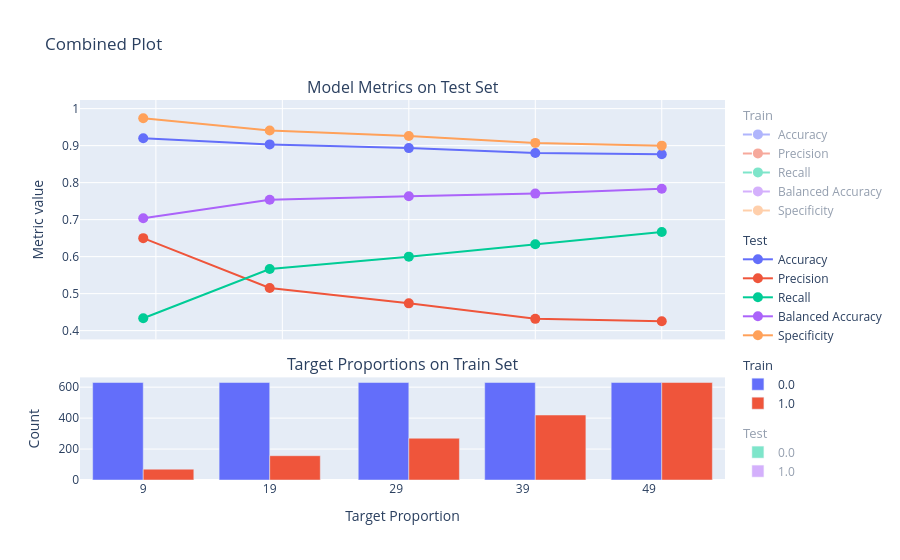

Here is the notebook cell this chart was saved with:
### Code cell
import plotly.colors as pcolors


def foo(metrics_df, test_balances_df, train_balances_df):

    line_plot_title = 'Model Metrics on Test Set'
    bar_plot_title = 'Target Proportions on Train Set'

    colors = pcolors.qualitative.Plotly

    # Prepare the data
    metrics_df_test = (metrics_df[metrics_df.index.str.contains('Test')]
        [metric_name_list + ['Target proportion']]
        .melt(id_vars=['Target proportion'])
    )
    metrics_df_train = (metrics_df[metrics_df.index.str.contains('Train')]
        [metric_name_list + ['Target proportion']]
        .melt(id_vars=['Target proportion'])
    )


    fig = make_subplots(
        rows=2, cols=1,
        shared_xaxes=True,
        vertical_spacing=0.1,
        subplot_titles=(line_plot_title, bar_plot_title),
        row_heights=[0.7, 0.3]
    )

    # --- Line plot (Train) ---
    line_fig = go.Figure()
    for i, variable in enumerate(metrics_df_train['variable'].unique()):
        line_fig.add_trace(go.Scatter(
            x=metrics_df_train[metrics_df_train['variable'] == variable]['Target proportion'],
            y=metrics_df_train[metrics_df_train['variable'] == variable]['value'],
            mode='lines+markers',
            marker=dict(color=colors[i], size=10),
            line=dict(dash='dash'),
            name=variable,
            legendgroup="group_line_1",
            legendgrouptitle_text="Train",
            visible='legendonly',
        ))

    for trace in line_fig.data:
        fig.add_trace(trace, row=1, col=1)

    # --- Line plot (Test)  ---
    line_fig = go.Figure()
    for i, variable in enumerate(metrics_df_test['variable'].unique()):
        line_fig.add_trace(go.Scatter(
            x=metrics_df_test[metrics_df_test['variable'] == variable]['Target proportion'],
            y=metrics_df_test[metrics_df_test['variable'] == variable]['value'],
            mode='lines+markers',
            marker=dict(color=colors[i], size=10),
            name=variable,
            legendgroup="group_line_2",
            legendgrouptitle_text="Test",
            
        ))

    for trace in line_fig.data:
        fig.add_trace(trace, row=1, col=1)

    # --- Bar plot ---
    bar_train_fig = go.Figure()
    for i, target_ in enumerate(train_balances_df['target'].unique()):
        bar_train_fig.add_trace(go.Bar(
            x=train_balances_df[train_balances_df['target'] == target_]['Target proportion'],
            y=train_balances_df[train_balances_df['target'] == target_]['count'],
            name=target_,
            # marker_color=colors[i],
            legendgroup="group_bar_1",
            legendgrouptitle_text="Train",
        
            # name="Train",
            # marker=dict(line=dict(width=0))  # Equivalent to errorbar=None
        ))

    for trace in bar_train_fig.data:
        fig.add_trace(trace, row=2, col=1)


    bar_test_fig = go.Figure()
    for i, target_ in enumerate(test_balances_df['target'].unique()):
        bar_test_fig.add_trace(go.Bar(
            x=test_balances_df[test_balances_df['target'] == target_]['Target proportion'],
            y=test_balances_df[test_balances_df['target'] == target_]['count'],
            name=target_,
            # marker_color=colors[i],
            legendgroup="group_bar_2",
            legendgrouptitle_text="Test",
            visible='legendonly',

            # name="test",
            # marker=dict(line=dict(width=0))  # Equivalent to errorbar=None
        ))

    for trace in bar_test_fig.data:
        fig.add_trace(trace, row=2, col=1)


    # Update layout for overall figure
    fig.update_layout(title='Combined Plot', showlegend=True)

    fig.update_yaxes(title_text="Metric value", row=1, col=1)
    fig.update_xaxes(title_text="Target Proportion", row=2, col=1)
    fig.update_yaxes(title_text="Count", row=2, col=1)

    return fig


foo(metrics_df, test_balances_df, train_balances_df)

### Figure 1 — Plotly figure (JSON) as saved in the notebook; plotly's stock layout.template omitted (floating-point values rounded to 4 significant figures)
{"data": [{"legendgroup": "group_line_1", "legendgrouptitle": {"text": "Train"}, "line": {"dash": "dash"}, "marker": {"color": "#636EFA", "size": 10}, "mode": "lines+markers", "name": "Accuracy", "type": "scatter", "visible": "legendonly", "x": [9, 19, 30, 40, 50], "xaxis": "x", "y": [0.9429, 0.9504, 0.9422, 0.9324, 0.9429], "yaxis": "y"}, {"legendgroup": "group_line_1", "legendgrouptitle": {"text": "Train"}, "line": {"dash": "dash"}, "marker": {"color": "#EF553B", "size": 10}, "mode": "lines+markers", "name": "Precision", "type": "scatter", "visible": "legendonly", "x": [9, 19, 30, 40, 50], "xaxis": "x", "y": [0.8, 0.9041, 0.8978, 0.9106, 0.9332], "yaxis": "y"}, {"legendgroup": "group_line_1", "legendgrouptitle": {"text": "Train"}, "line": {"dash": "dash"}, "marker": {"color": "#00CC96", "size": 10}, "mode": "lines+markers", "name": "Recall", "type": "scatter", "visible": "legendonly", "x": [9, 19, 30, 40, 50], "xaxis": "x", "y": [0.5714, 0.8408, 0.9111, 0.9214, 0.954], "yaxis": "y"}, {"legendgroup": "group_line_1", "legendgrouptitle": {"text": "Train"}, "line": {"dash": "dash"}, "marker": {"color": "#AB63FA", "size": 10}, "mode": "lines+markers", "name": "Balanced Accuracy", "type": "scatter", "visible": "legendonly", "x": [9, 19, 30, 40, 50], "xaxis": "x", "y": [0.7778, 0.9093, 0.9333, 0.9306, 0.9429], "yaxis": "y"}, {"legendgroup": "group_line_1", "legendgrouptitle": {"text": "Train"}, "line": {"dash": "dash"}, "marker": {"color": "#FFA15A", "size": 10}, "mode": "lines+markers", "name": "Specificity", "type": "scatter", "visible": "legendonly", "x": [9, 19, 30, 40, 50], "xaxis": "x", "y": [0.9841, 0.9778, 0.9556, 0.9397, 0.9317], "yaxis": "y"}, {"legendgroup": "group_line_2", "legendgrouptitle": {"text": "Test"}, "marker": {"color": "#636EFA", "size": 10}, "mode": "lines+markers", "name": "Accuracy", "type": "scatter", "x": [9, 19, 30, 40, 50], "xaxis": "x", "y": [0.92, 0.9033, 0.8933, 0.88, 0.8767], "yaxis": "y"}, {"legendgroup": "group_line_2", "legendgrouptitle": {"text": "Test"}, "marker": {"color": "#EF553B", "size": 10}, "mode": "lines+markers", "name": "Precision", "type": "scatter", "x": [9, 19, 30, 40, 50], "xaxis": "x", "y": [0.65, 0.5152, 0.4737, 0.4318, 0.4255], "yaxis": "y"}, {"legendgroup": "group_line_2", "legendgrouptitle": {"text": "Test"}, "marker": {"color": "#00CC96", "size": 10}, "mode": "lines+markers", "name": "Recall", "type": "scatter", "x": [9, 19, 30, 40, 50], "xaxis": "x", "y": [0.4333, 0.5667, 0.6, 0.6333, 0.6667], "yaxis": "y"}, {"legendgroup": "group_line_2", "legendgrouptitle": {"text": "Test"}, "marker": {"color": "#AB63FA", "size": 10}, "mode": "lines+markers", "name": "Balanced Accuracy", "type": "scatter", "x": [9, 19, 30, 40, 50], "xaxis": "x", "y": [0.7037, 0.7537, 0.763, 0.7704, 0.7833], "yaxis": "y"}, {"legendgroup": "group_line_2", "legendgrouptitle": {"text": "Test"}, "marker": {"color": "#FFA15A", "size": 10}, "mode": "lines+markers", "name": "Specificity", "type": "scatter", "x": [9, 19, 30, 40, 50], "xaxis": "x", "y": [0.9741, 0.9407, 0.9259, 0.9074, 0.9], "yaxis": "y"}, {"legendgroup": "group_bar_1", "legendgrouptitle": {"text": "Train"}, "name": "0.0", "type": "bar", "x": [9, 19, 30, 40, 50], "xaxis": "x2", "y": [630, 630, 630, 630, 630], "yaxis": "y2"}, {"legendgroup": "group_bar_1", "legendgrouptitle": {"text": "Train"}, "name": "1.0", "type": "bar", "x": [9, 19, 30, 40, 50], "xaxis": "x2", "y": [70, 157, 270, 420, 630], "yaxis": "y2"}, {"legendgroup": "group_bar_2", "legendgrouptitle": {"text": "Test"}, "name": "0.0", "type": "bar", "visible": "legendonly", "x": [9, 19, 30, 40, 50], "xaxis": "x2", "y": [270, 270, 270, 270, 270], "yaxis": "y2"}, {"legendgroup": "group_bar_2", "legendgrouptitle": {"text": "Test"}, "name": "1.0", "type": "bar", "visible": "legendonly", "x": [9, 19, 30, 40, 50], "xaxis": "x2", "y": [30, 30, 30, 30, 30], "yaxis": "y2"}], "layout": {"annotations": [{"font": {"size": 16}, "showarrow": false, "text": "Model Metrics on Test Set", "x": 0.5, "xanchor": "center", "xref": "paper", "y": 1, "yanchor": "bottom", "yref": "paper"}, {"font": {"size": 16}, "showarrow": false, "text": "Target Proportions on Train Set", "x": 0.5, "xanchor": "center", "xref": "paper", "y": 0.27, "yanchor": "bottom", "yref": "paper"}], "showlegend": true, "title": {"text": "Combined Plot"}, "xaxis": {"anchor": "y", "domain": [0, 1], "matches": "x2", "showticklabels": false}, "xaxis2": {"anchor": "y2", "domain": [0, 1], "title": {"text": "Target Proportion"}}, "yaxis": {"anchor": "x", "domain": [0.37, 1], "title": {"text": "Metric value"}}, "yaxis2": {"anchor": "x2", "domain": [0, 0.27], "title": {"text": "Count"}}}}
